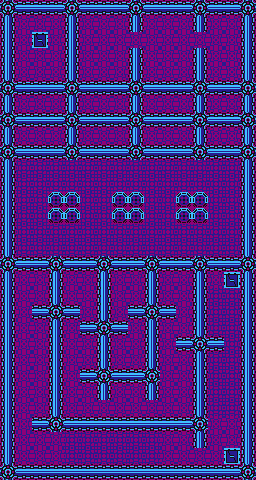

This is a level from a 2D game, rendered from its Tiled map with the project's own tilesets. A one-line summary and the complete map file follow:
An orthogonal 16x30 tile map with 16x16 px tiles, 1 tile layer (tilemap), 1 hidden layer not drawn and 3 objects (3x transfer).

<map version="1.0" tiledversion="1.1.2" orientation="orthogonal" renderorder="right-down" width="16" height="30" tilewidth="16" tileheight="16" infinite="0" nextobjectid="4">
 <properties>
  <property name="background_tile" type="int" value="36" />
  <property name="bgm" value="field" />
  <property name="encounter_table" type="int" value="1" />
 </properties>
 <tileset firstgid="1" source="tileset.tsx" />
 <layer name="tilemap" width="16" height="30" locked="1">
  <data encoding="csv">
35,34,34,34,35,34,34,34,35,34,34,34,35,34,34,35,
33,36,36,36,33,36,36,36,33,36,36,36,33,36,36,33,
33,36,55,36,33,36,36,36,36,36,36,36,36,36,36,33,
33,36,36,36,33,36,36,36,33,36,36,36,33,36,36,33,
33,36,36,36,33,36,36,36,33,36,36,36,33,36,36,33,
35,34,34,34,35,34,34,34,35,34,34,34,35,34,34,35,
33,36,36,36,33,36,36,36,33,36,36,36,33,36,36,33,
35,34,34,34,35,34,34,34,35,34,34,34,35,34,34,35,
33,36,36,36,33,36,36,36,33,36,36,36,33,36,36,33,
35,34,34,34,35,34,34,34,35,34,34,34,35,34,34,35,
33,54,54,54,54,54,54,54,54,54,54,54,54,54,54,33,
33,54,54,54,54,54,54,54,54,54,54,54,54,54,54,33,
33,54,54,37,37,54,54,37,37,54,54,37,37,54,54,33,
33,54,54,37,37,54,54,37,37,54,54,37,37,54,54,33,
33,54,54,54,54,54,54,54,54,54,54,54,54,54,54,33,
33,54,54,54,54,54,54,54,54,54,54,54,54,54,54,33,
35,34,34,35,34,34,35,34,34,35,34,34,35,34,34,35,
33,36,36,33,36,36,33,36,36,33,36,36,33,36,55,33,
33,36,36,33,36,36,33,36,36,33,36,36,33,54,54,33,
33,36,34,35,34,36,33,36,34,35,34,36,33,54,54,33,
33,36,36,33,36,34,35,34,36,33,36,36,33,54,54,33,
33,36,36,33,36,36,33,36,36,33,36,34,35,34,54,33,
33,36,36,33,36,36,33,36,36,33,36,36,33,54,54,33,
33,36,36,33,36,34,35,34,34,35,36,36,33,54,54,33,
33,36,36,33,36,36,33,36,36,33,36,36,33,54,54,33,
33,36,36,33,36,36,36,36,36,36,36,36,33,54,54,33,
33,36,34,35,34,34,34,34,34,34,34,34,35,36,36,33,
33,36,36,36,54,54,54,54,54,54,36,36,33,36,36,33,
33,36,36,36,54,54,54,54,54,54,36,36,36,36,55,33,
35,34,34,34,34,34,34,34,34,34,34,34,34,34,34,35
</data>
 </layer>
 <layer name="collision" width="16" height="30" visible="0" locked="1">
  <data encoding="csv">
0,256,256,256,0,256,256,256,0,256,256,256,0,256,256,0,
256,0,0,0,256,0,0,0,256,0,0,0,256,0,0,256,
256,0,0,0,256,0,0,0,0,0,0,0,0,0,0,256,
256,0,0,0,256,0,0,0,256,0,0,0,256,0,0,256,
256,0,0,0,256,0,0,0,256,0,0,0,256,0,0,256,
0,256,256,256,0,256,256,256,0,256,256,256,0,256,256,0,
256,0,0,0,256,0,0,0,256,0,0,0,256,0,0,256,
0,256,256,256,0,256,256,256,0,256,256,256,0,256,256,0,
256,0,0,0,256,0,0,0,256,0,0,0,256,0,0,256,
0,256,256,256,0,256,256,256,0,256,256,256,0,256,256,0,
256,0,0,0,0,0,0,0,0,0,0,0,0,0,0,256,
256,0,0,0,0,0,0,0,0,0,0,0,0,0,0,256,
256,0,0,0,0,0,0,0,0,0,0,0,0,0,0,256,
256,0,0,0,0,0,0,0,0,0,0,0,0,0,0,256,
256,0,0,0,0,0,0,0,0,0,0,0,0,0,0,256,
256,0,0,0,0,0,0,0,0,0,0,0,0,0,0,256,
0,256,256,0,256,256,0,256,256,0,256,256,0,256,256,0,
256,0,0,256,0,0,256,0,0,256,0,0,256,0,0,256,
256,0,0,256,0,0,256,0,0,256,0,0,256,0,0,256,
256,0,256,0,256,0,256,0,256,0,256,0,256,0,0,256,
256,0,0,256,0,256,0,256,0,256,0,0,256,0,0,256,
256,0,0,256,0,0,256,0,0,256,0,256,0,256,0,256,
256,0,0,256,0,0,256,0,0,256,0,0,256,0,0,256,
256,0,0,256,0,256,0,256,256,0,0,0,256,0,0,256,
256,0,0,256,0,0,256,0,0,256,0,0,256,0,0,256,
256,0,0,256,0,0,0,0,0,0,0,0,256,0,0,256,
256,0,256,0,256,256,256,256,256,256,256,256,0,0,0,256,
256,0,0,0,0,0,0,0,0,0,0,0,256,0,0,256,
256,0,0,0,0,0,0,0,0,0,0,0,0,0,0,256,
0,256,256,256,256,256,256,256,256,256,256,256,256,256,256,0
</data>
 </layer>
 <objectgroup name="object">
  <object id="1" name="arkcity" type="transfer" gid="242" x="32" y="48" width="16" height="16">
   <properties>
    <property name="transfer_map" value="arkcity" />
    <property name="transfer_x" type="int" value="8" />
    <property name="transfer_y" type="int" value="51" />
   </properties>
  </object>
  <object id="2" name="control_room" type="transfer" gid="242" x="224" y="464" width="16" height="16">
   <properties>
    <property name="transfer_map" value="control_room" />
    <property name="transfer_x" type="int" value="14" />
    <property name="transfer_y" type="int" value="13" />
   </properties>
  </object>
  <object id="3" name="space_tower" type="transfer" gid="242" x="224" y="288" width="16" height="16">
   <properties>
    <property name="transfer_map" value="space_tower" />
    <property name="transfer_x" type="int" value="14" />
    <property name="transfer_y" type="int" value="34" />
   </properties>
  </object>
 </objectgroup>
</map>